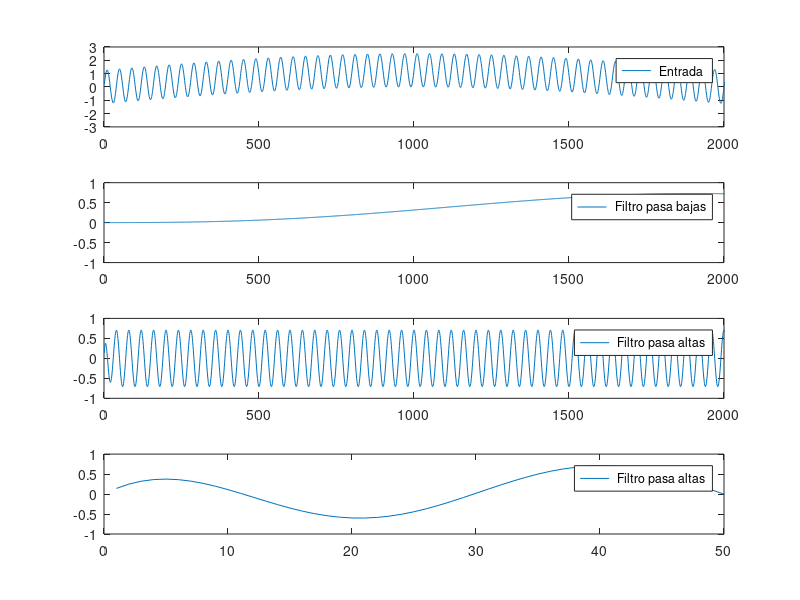

Recreate this plot in MATLAB.
clc
clear
pkg load signal
% sf = Frecuencia de muestreo
sf = 40e3 ; sf2 = sf /2;
fc_1 = 10;
fc_2 = 1e3 ;
data =[[1; zeros( sf -1 ,1)] , sinetone(fc_1, sf ,1 ,1) + sinetone( fc_2 , sf ,1 ,1)];
% Frecuencia de corte = Frec . corte real / sf2
[ b_1 , a_1]=butter( 2 , fc_1 / sf2 );
filtered_1 = filter(b_1 , a_1 , data );
[ b_2 , a_2]=butter( 2 , fc_2 / sf2, "high" );
filtered_2 = filter (b_2 , a_2 , data );
data=[sinetone( fc_1 , sf ,1 ,1) + sinetone( fc_2 , sf ,1 ,1)] * 2.5 / 2;

clf
subplot (4 , 1 , 1 )
plot(data ,"; Entrada ;")
axis ([0 fc_1 *200])
subplot (4 , 1 , 2 )
plot(filtered_1 (: ,2) ,"; Filtro pasa bajas ;")
axis ([0 fc_1 *200])
subplot (4 , 1 , 3 )
plot( filtered_2 (: ,2) ,"; Filtro pasa altas ;")
axis ([0 fc_1 *200])
subplot (4 , 1 , 4 )
plot( filtered_2 (: ,2) ,"; Filtro pasa altas ;")
axis ([0 fc_1 *5])